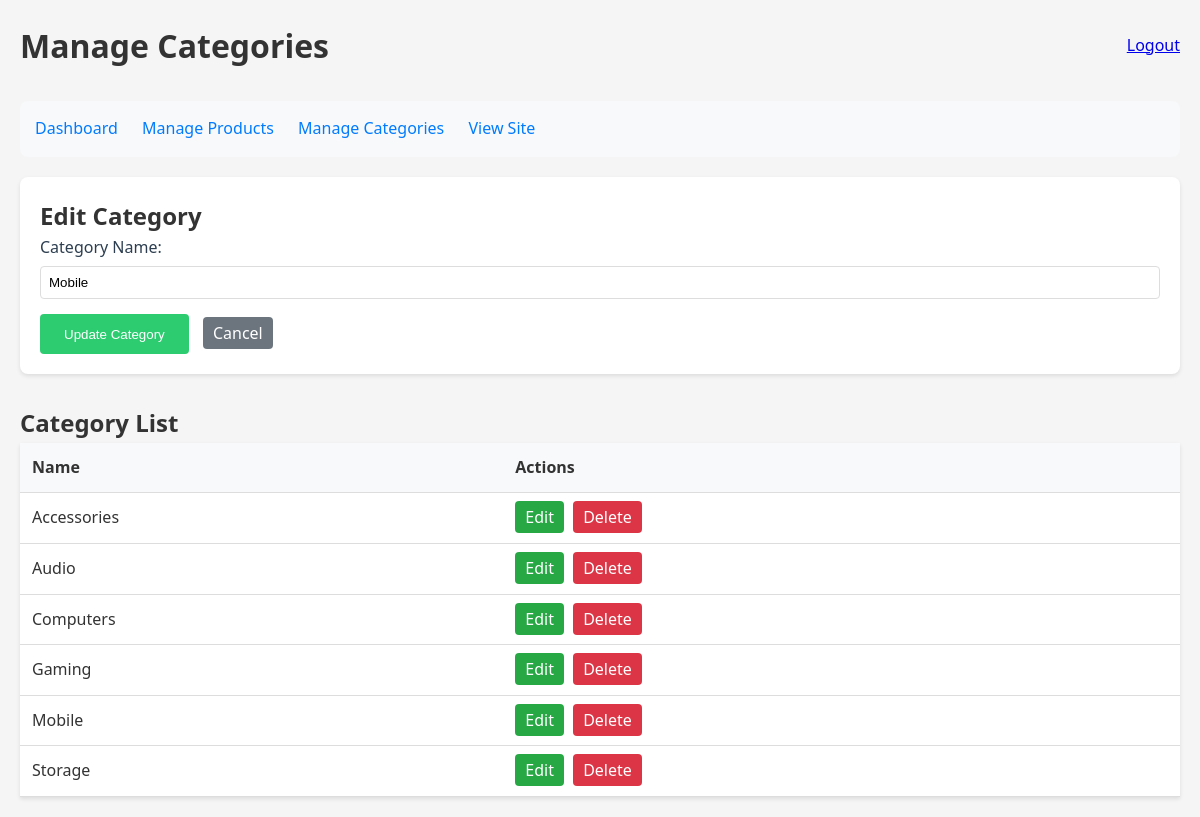
Screenshot of /admin_categories.php?action=edit&id=2 (signed in) with the database file from the repository.
### tables this page shows
CREATE TABLE `categories` (
  `id` int(11) NOT NULL,
  `name` varchar(100) NOT NULL,
  `description` text DEFAULT NULL,
  `created_at` timestamp NOT NULL DEFAULT current_timestamp()
);

### admin_categories.php (the view, shortened to what this page needs)
<?php
require_once 'config.php';
$categories = $pdo->query('SELECT * FROM categories ORDER BY name')->fetchAll();
$editing_category = null;
if (isset($_GET['action']) && $_GET['action'] === 'edit' && isset($_GET['id'])) {
    $stmt = $pdo->prepare('SELECT * FROM categories WHERE id = ?');
    $stmt->execute([$_GET['id']]);
    $editing_category = $stmt->fetch();
}
?>
<!DOCTYPE html>
<html lang="en">
<head>
    <link rel="stylesheet" href="styles.css">
</head>
<body>
    <div class="admin-container">
        <div class="admin-header">
            <h1>Manage Categories</h1>
            <a href="logout.php" class="logout-btn">Logout</a>
        </div>
        <nav class="admin-nav">
            <a href="admin_dashboard.php">Dashboard</a>
            <a href="admin_products.php">Manage Products</a>
            <a href="admin_categories.php">Manage Categories</a>
            <a href="index.php" target="_blank">View Site</a>
        </nav>
        <div class="category-form">
            <h2><?php echo $editing_category ? 'Edit Category' : 'Add New Category'; ?></h2>
            <form method="POST" action="">
                <div class="form-group">
                    <label for="name">Category Name:</label>
                    <input type="text" id="name" name="name" required
                           value="<?php echo htmlspecialchars($editing_category['name'] ?? ''); ?>">
                </div>
                <button type="submit" class="submit-btn">
                    <?php echo $editing_category ? 'Update Category' : 'Add Category'; ?>
                </button>
                <?php if ($editing_category): ?>
                    <a href="admin_categories.php" class="action-btn cancel-btn">Cancel</a>
                <?php endif; ?>
            </form>
        </div>
        <h2>Category List</h2>
        <table class="category-table">
            <thead>
                <tr>
                    <th>Name</th>
                    <th>Actions</th>
                </tr>
            </thead>
            <tbody>
                <?php foreach ($categories as $category): ?>
                <tr>
                    <td><?php echo htmlspecialchars($category['name']); ?></td>
                    <td>
                        <a href="admin_categories.php?action=edit&id=<?php echo $category['id']; ?>"
                           class="action-btn edit-btn">Edit</a>
                        <a href="admin_categories.php?action=delete&id=<?php echo $category['id']; ?>"
                           class="action-btn delete-btn"
                           onclick="return confirm('Are you sure you want to delete this category?')">Delete</a>
                    </td>
                </tr>
                <?php endforeach; ?>
            </tbody>
        </table>
    </div>
</body>
</html>

### styles.css (style rules this page uses)
* { margin: 0; padding: 0; box-sizing: border-box; }
body { font-family: 'Segoe UI', Tahoma, Geneva, Verdana, sans-serif; line-height: 1.6; color: #333; background-color: #f5f5f5; }
.form-group { margin-bottom: 1rem; }
.form-group label { display: block; margin-bottom: 0.5rem; color: #2c3e50; }
.form-group input, .form-group select, .form-group textarea { width: 100%; padding: 0.5rem; border: 1px solid #ddd; border-radius: 4px; }
button[type="submit"] { background: #2ecc71; color: white; border: none; padding: 0.8rem 1.5rem; border-radius: 4px; cursor: pointer; transition: background 0.3s ease; }

### admin_categories.php (style rules this page uses)
.admin-container { max-width: 1200px; margin: 0 auto; padding: 20px; }
.admin-header { display: flex; justify-content: space-between; align-items: center; margin-bottom: 30px; }
.admin-nav { background: #f8f9fa; padding: 15px; border-radius: 8px; margin-bottom: 20px; }
.admin-nav a { margin-right: 20px; text-decoration: none; color: #007bff; }
.category-form { background: white; padding: 20px; border-radius: 8px; box-shadow: 0 2px 4px rgba(0,0,0,0.1); margin-bottom: 30px; }
.form-group { margin-bottom: 15px; }
.form-group label { display: block; margin-bottom: 5px; }
.form-group input { width: 100%; padding: 8px; border: 1px solid #ddd; border-radius: 4px; }
.submit-btn { background: #007bff; color: white; padding: 10px 20px; border: none; border-radius: 4px; cursor: pointer; }
.category-table { width: 100%; border-collapse: collapse; background: white; box-shadow: 0 2px 4px rgba(0,0,0,0.1); }
.category-table th, .category-table td { padding: 12px; text-align: left; border-bottom: 1px solid #ddd; }
.category-table th { background: #f8f9fa; }
.action-btn { padding: 5px 10px; border-radius: 4px; text-decoration: none; color: white; margin-right: 5px; }
.edit-btn { background: #28a745; }
.delete-btn { background: #dc3545; }
.cancel-btn { background: #6c757d; margin-left: 10px; }

### rows the page displays
categories: name "Mobile"
categories: name "Accessories"
categories: name "Audio"
categories: name "Computers"
categories: name "Gaming"
categories: name "Storage"
